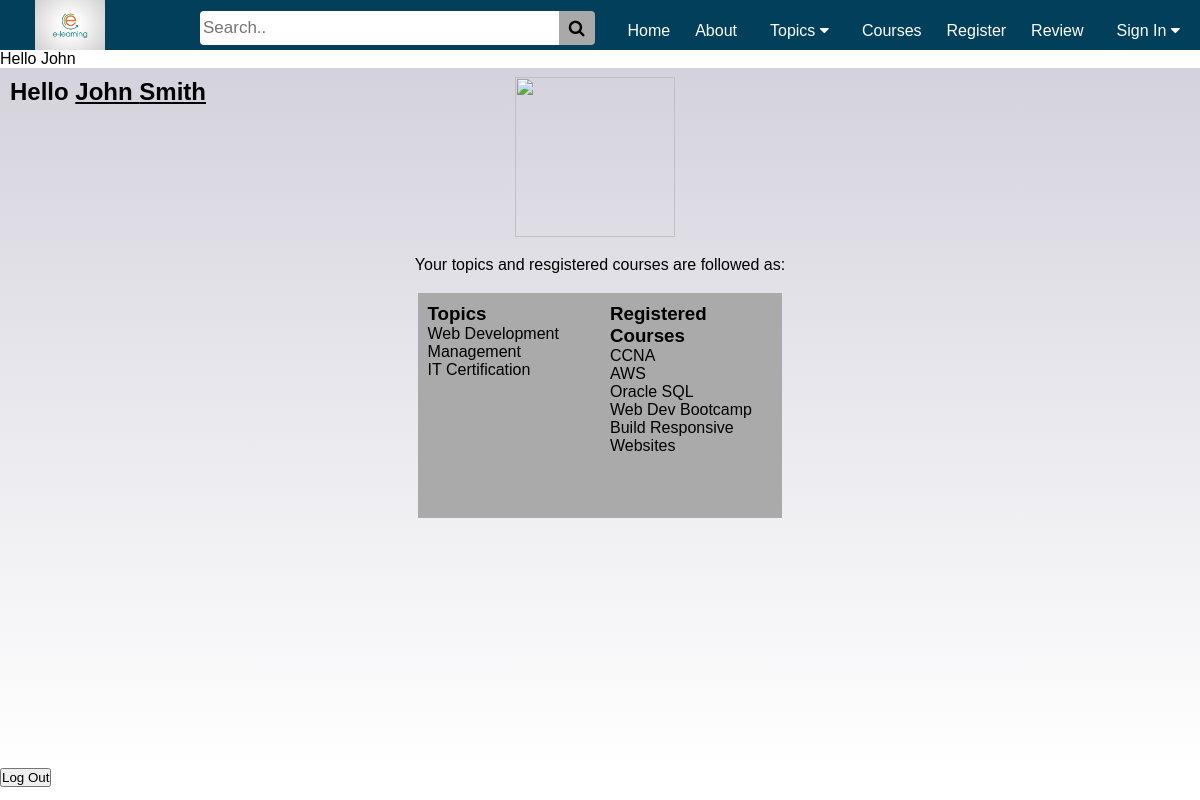
The app's page /myapp/myaccount/ (signed in) with its own data.
### myapp/models.py (models this page shows)
class Topic(models.Model):
    name = models.CharField(max_length=200)
    length = models.IntegerField(blank=True, default=12, null=True)
    def __str__(self):
        return self.name

class Course(models.Model):
    title = models.CharField(max_length=200)
    topic = models.ForeignKey(Topic, related_name='courses', on_delete=models.CASCADE)
    price = models.DecimalField(max_digits=10, decimal_places=2, validators=[MinValueValidator(50), MaxValueValidator(500)])
    for_everyone = models.BooleanField(default=True)
    description = models.TextField(blank=True)
    address = models.CharField(max_length=300, blank=True)
    num_reviews = models.PositiveIntegerField(default=0)
    def __str__(self):
        return self.title

### myapp/views.py (the view)
# urls.py: path(r'myaccount/', views.myaccount, name='myaccount'),
def myaccount(request):
    username = request.user.username
    try:
        user = Student.objects.get(id=request.user.id)
    except Student.DoesNotExist:
        user = None
    if user:
        firstName = user.first_name
        lastName = user.last_name
        url = False
        if user.profile_image:
            url = user.profile_image.url
        return render(request, 'myapp/myaccount.html',
                      {'first_name': firstName, 'last_name': lastName, 'courses': user.registered_courses.all(),
                       'topics': user.interested_in.all(), 'url': url})
    else:
        courses = Course.objects.all().order_by('id')
        topics=Topic.objects.all().order_by('id')
        return render(request, 'myapp/login.html', {'courses': courses,'topic':topics})

### myapp/templates/myapp/myaccount.html (shortened to what this page needs)
{% extends 'myapp/base.html' %}
{% load static %}
{% block body_block %}
    <div class="my_account">
    <h2>Hello <u>{{ first_name }} {{ last_name }}</u></h2>
        <div>
            <img src="{{ url }}" style="width: 10rem; height: 10rem;  float: right; margin-right: 10px; margin-top: -3rem"/>
        </div>
    <p> Your topics and resgistered courses are followed as:
        <div class="row" style="margin-bottom: 20%">
            <div class="column" style="background-color:#aaa;">
            <h3> Topics </h3>
            {% for topic in topics %}
                <li> {{ topic }} </li>
            {% endfor %}
            </div>
            <div class="column" style="background-color:#aaa;">
               <h3> Registered Courses </h3>
                {% for course in courses %}
                    <li> {{ course }} </li>
                {% endfor %}
            </div>
        </div>
    </div>
{% endblock %}

### myapp/templates/myapp/base.html (shortened to what this page needs)
<!DOCTYPE html>
{% load static %}
<html>
    <head>
        <link rel="stylesheet" type="text/css" href="{% static 'myapp/style1.css' %}">
<link rel="stylesheet" href="https://cdnjs.cloudflare.com/ajax/libs/font-awesome/4.7.0/css/font-awesome.min.css">
    </head>
    <body>
        <div>
            {% block myhdg %}
<div class="wrapper">
    <nav class="navbar">
          <img class="header_logo" src="{% static 'myapp/image/logo.jpg' %}" onclick="window.open({% url 'myapp:index'%})" class="img" alt="logo"/>
            <div class="header_search">
                <form action="">
                  <input type="text" placeholder="Search.." name="search">
                  <button type="submit"><i class="fa fa-search"></i></button>
                </form>
             </div>
            <li><a href="{% url 'myapp:index' %}">Home</a></li>
            <li><a href="{% url 'myapp:about' %}">About</a></li>
            <li class="dropdown">
                <button class="dropbtn">Topics
                      <i class="fa fa-caret-down"></i>
                </button>
            </li>
            <li><a href="{% url 'myapp:findcourses' %}">Courses</a></li>
            <li><a href="{% url 'myapp:place_order' %}">Register</a></li>
            <li><a href="{% url 'myapp:review' %}">Review</a></li>
            <li class="dropdown">
                <button style="cursor: pointer" class="dropbtn" onclick="location.href='{% url 'myapp:login' %}'">Sign In
                      <i class="fa fa-caret-down"></i>
                </button>
            </li>
    </nav>
    {% endblock %}
        {% if user.is_authenticated %}
            Hello {{ user.first_name }}
        {% else %}
            Hello User
        {% endif %}
             {% block body_block %}
             {% endblock %}
</div>
        <div>
    <footer>
    {% if user.is_authenticated %}
         <table class="table">
         <tr>
                                <td><input type="hidden" name="next" value=""></td>
                                 <button style="cursor: pointer" class="btn btn-outline-secondary" onclick="location.href='{% url 'myapp:logout' %}'">Log Out</button></td>
                            </tr>
          </table>
    {% endif %}
    </footer>
         </div>
        </div>
    </body>
</html>

### myapp/static/myapp/style1.css (style rules this page uses)
* { margin: 0px; padding: 0px; box-sizing: border-box; }
body { font-family: "Poppins", sans-serif; min-height: 100vh; align-items: center; background-color: #FFFFFF; }
td,th { padding: 4px; }
nav { display: flex; align-items: center; justify-content: space-evenly; background-color: #013f5a; position: sticky; top: 0; z-index: 100; }
nav li { display: flex; flex-direction: column; margin-right: 4px; margin-left: 5px; margin-top: 11px; }
nav li a { font-size: 16px; text-decoration: none; color: #fff; padding: 10px 8px; }
.wrapper { min-height: 30rem; }
nav .header_logo { width: 100px; object-fit: contain; margin-left: 20px; margin-right: 20px; height: 50px; }
nav .header_search { display: flex; flex:1; margin-right: 10px; margin-left: 50px; width: 35%; }
nav .header_search input[type=text] { margin-left: 10px; margin-top: 11px; margin-bottom: 5px; font-size: 17px; height: 34px; width:100%; padding: 9px 10px 10px 3px; border: none; border-top-left-radius: 4px; border-bottom-left-radius: 4px; }
nav .header_search button { display: flex; margin-top: 11px; margin-right: 10px; background-color: darkgrey; font-size: 17px; border: none; cursor: pointer; border-top-right-radius: 4px; border-bottom-right-radius: 4px; padding: 8px 10px 10px 10px; height: 34px !important; }
.dropdown { float: left; overflow: hidden; }
.dropdown .dropbtn { font-size: 16px; border: none; outline: none; color: white; padding: 9px 16px; background-color: inherit; font-family: inherit; margin: 0; }
.header_search form { display: contents; }
.my_account { list-style: none; background-color: white; width: 100%; height: 700px; display: flex; flex-direction: column; align-items: center; justify-content: space-around; background: #FFEFBA; background: -webkit-linear-gradient(to bottom, #d4d3dd, #FFFFFF); background: linear-gradient(to bottom, #d4d3dd, #FFFFFF); }
.my_account h2 { margin-right: 82%; }
.my_account .row:after { content: ""; display: table; clear: both; }
.my_account .row .column { float: left; width: 50%; padding: 10px; height: 225px; }

### records on screen
Topic: name "Web Development"
Topic: name "Management"
Topic: name "IT Certification"
Course: title "CCNA"
Course: title "AWS"
Course: title "Oracle SQL"
Course: title "Web Dev Bootcamp"
Course: title "Build Responsive Websites"

### other values on screen
{{ user.first_name }} "John"
{{ first_name }} "John"
{{ last_name }} "Smith"
